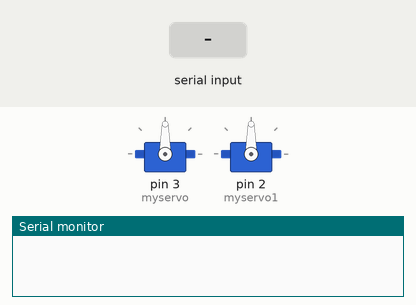
This sketch was run on a simulated Arduino Uno, built with avr-gcc and run on an emulated ATmega328P. On the bench: 2 × servo, the last lines printed to the serial monitor. The test bench sets the inputs (shaded band).

Above: at 1.2 s.
1.3 s: "90,45\n" received over Serial
At 2.2 s:
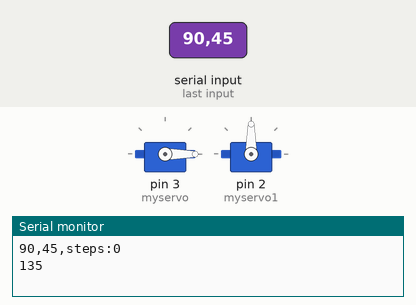
At 3.6 s:
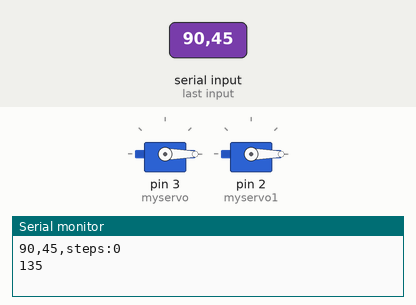
Timing chart, 0 to 5.1 s (numbered marks = the images above; inputs shaded):
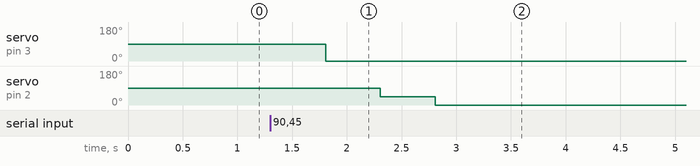

Measured:
- after the input at 1.3 s, servo on pin 3 (myservo): 90° → 0° after 0.51 s; servo on pin 2 (myservo1): 90° → 45° after 1.0 s, → 0° 0.50 s later

The sketch:

communication.ino
```cpp
 // Initialize the integer variables
#include <Servo.h>

Servo myservo;  // create servo object to control a servo
// twelve servo objects can be created on most boards

Servo myservo1;
int pos = 0;
// Initialize the integer variables
int servo_0_angle = 90;
int servo_1_angle = 90;
int counter =0;

// Initialize the String variables
String servo_0_angle_str = "";
String servo_1_angle_str = "";

String getValue(String data, char separator, int index)
{
    int found = 0;
    int strIndex[] = { 0, -1 };
    int maxIndex = data.length() - 1;

    for (int i = 0; i <= maxIndex && found <= index; i++) {
        if (data.charAt(i) == separator || i == maxIndex) {
            found++;
            strIndex[0] = strIndex[1] + 1;
            strIndex[1] = (i == maxIndex) ? i+1 : i;
        }
    }
    return found > index ? data.substring(strIndex[0], strIndex[1]) : "";
}
int sum = 0;

// Get ready to accept comma-separated values
int comma_position;

void setup(){

  // Set the baud rate
  Serial.begin(9600);
   myservo.attach(3);
   myservo1.attach(2);

}

void loop(){

  if(Serial.available() > 0) {

    // Read string until the new line character
    String data = Serial.readStringUntil('\n');

    // There are 6 integers we will be receiving from the
    // Raspberry Pi

    // Integer 0
    comma_position = data.indexOf(',');
    servo_0_angle_str = data.substring(0,comma_position);
    servo_0_angle = servo_0_angle_str.toInt();
    data = data.substring(comma_position+1, data.length());

    // Integer 1
    comma_position = data.indexOf(',');
    servo_1_angle_str = data.substring(0,comma_position);
    servo_1_angle = servo_1_angle_str.toInt();
    data = data.substring(comma_position+1, data.length());


    // Compute a sum to prove we have integers
    sum = servo_0_angle + servo_1_angle;


    // We do println to add a new line character '\n' at the end
    // of the comma-separated stream of integers
    // The stuff below is ready by the Raspberry Pi


    Serial.print(servo_0_angle); Serial.print(",");
    Serial.print(servo_1_angle); Serial.print(",");
     Serial.print("steps:");
  Serial.println(counter);
  counter++;

    Serial.println(sum);


    myservo.write(servo_0_angle);
    delay(500);

    myservo.write(-servo_0_angle);
    delay(500);
    myservo1.write(servo_1_angle);
    delay(500);
    myservo1.write(-servo_1_angle);
        delay(5000);


    }
  }
```
